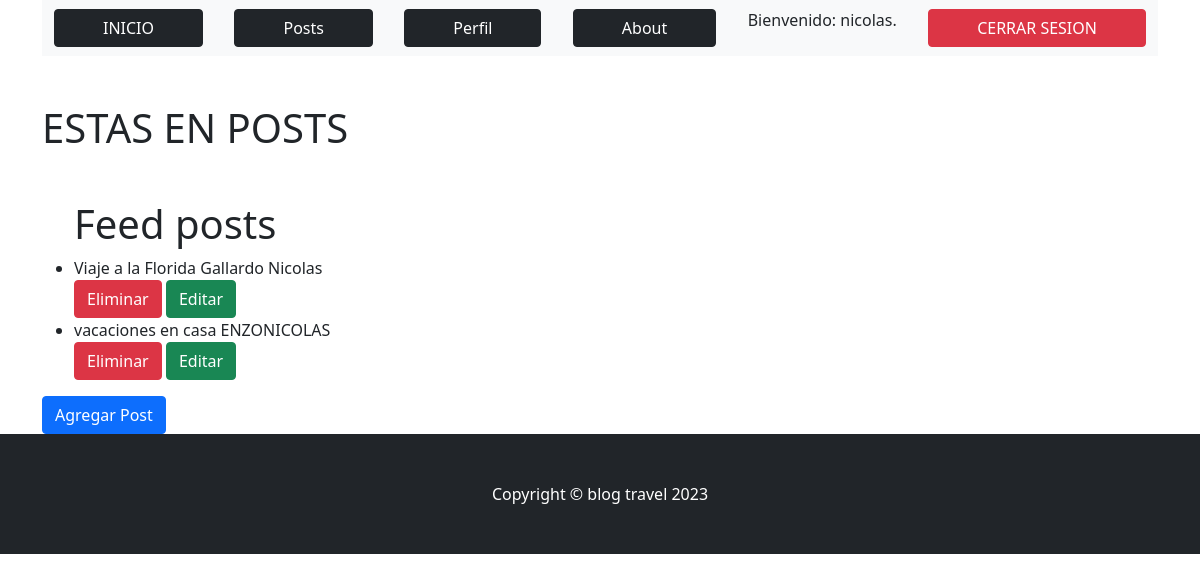
The page /AppBlog/leerPosts/ (signed in) on the database its author committed.
### AppBlog/models.py (models this page shows, shortened)
class Post(models.Model):
    titulo= models.CharField(max_length=100)
    subtitulo=models.CharField(max_length=150)
    cuerpo=models.TextField(blank=True, null=True)
    autor= models.CharField(max_length=50)
    fecha= models.DateField()
    imagen = models.URLField(max_length=700)

### AppBlog/views.py (the view)
# urls.py: path("leerPosts/", leerPosts, name="leerPosts"),
@login_required
def leerPosts(request):
    posts=Post.objects.all()
    return render(request, "AppBlogg/posts.html", {"posts": posts})

### AppBlog/templates/AppBlogg/posts.html (shortened to what this page needs)
{% extends "AppBlogg/padre.html" %}
{% load static %}
{% block titulo %}
<h1 class="mb-5">ESTAS EN POSTS</h1>
{% endblock %}
{% block contenido_que_cambia %}
<ul><h1>Feed posts</h1>
    {% for post in posts %}
    <li>{{ post.titulo }} {{ post.autor }}</li>
    <a class="btn btn-danger" href="{% url 'eliminarPost'  post.id  %}">Eliminar </a>
    <a class="btn btn-success" href="{% url 'editarPost'  post.id  %}">Editar</a>
    {% endfor %}
</ul>
<a class="btn btn-primary" href="{% url 'postFormulario'  %}">Agregar Post</a>
{% endblock %}

### AppBlog/templates/AppBlogg/padre.html (shortened to what this page needs)
<!DOCTYPE html>
<html lang="en">
    <head>
        {% load static %}
        <link href="{% static 'AppBlog/css/styles.css' %}" rel="stylesheet" />
    </head>
    <body>
        <nav  style="display: flex; justify-content: space-around;">
            <div class="container">
                <nav class="navbar navbar-light bg-light static-top">
                    <div class="container">
                        {% if user.is_authenticated %}
                        <a class="btn btn-dark px-5"  href="{% url 'inicio' %}">INICIO</a>
                        <a class="btn btn-dark px-5" href="{% url 'leerPosts' %}">Posts</a>
                        <a class="btn btn-dark px-5" href="{% url 'perfil' %}">Perfil</a>
                        <a class="btn btn-dark px-5" href="{% url 'about' %}">About</a>
                        <p>Bienvenido: {{ user.username }}</p>
                        <a class="btn btn-danger px-5" href="{% url 'logout' %}">CERRAR SESION</a>
                        {% else %}
                        <a class="btn btn-dark px-5" href="{% url 'register' %}">REGISTRO</a>
                        <a class="btn btn-dark px-5" href="{% url 'login' %}">INGRESAR</a>
                        {% endif %}
                </div>
            </div>
        </nav>
        <div class="container mt-5">
            <div class="row">
                <div class="col-lg-8">
                    <article>
                        <header class="mb-4">
                            {% block titulo %}
                            {% endblock %}
                        </header>
                        {% block contenido_que_cambia %}
                        {% endblock %}
                    </article>
                    </div>
                </div>
            </div>
        <footer class="py-5 bg-dark">
            <div class="container"><p class="m-0 text-center text-white">Copyright &copy; blog travel 2023</p></div>
        </footer>
    </body>
</html>

### rows shown on the page
Post: titulo "Viaje a la Florida", autor "Gallardo Nicolas"
Post: titulo "vacaciones en casa", autor "ENZONICOLAS"

### other values the page prints
{{ user.username }} "nicolas."
